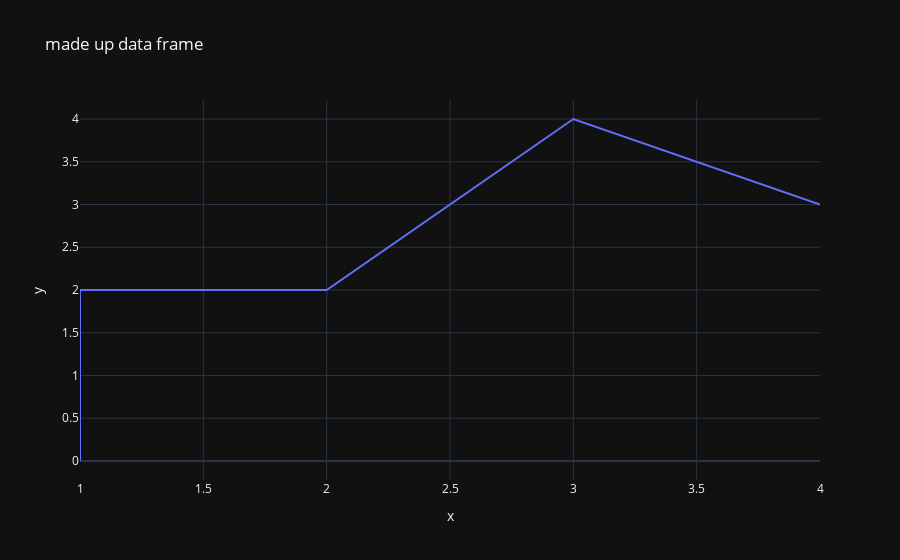

The notebook cell saved with this chart:
### Code cell
df = pd.DataFrame(dict(x = [1, 1, 2, 3, 4], y = [0, 2, 2 ,4, 3]))

fig = px.line(df, x="x", y="y", title="made up data frame")
fig.show()

### Figure 1 — Plotly figure (JSON) as saved in the notebook; plotly's stock layout.template omitted (floating-point values rounded to 4 significant figures)
{"data": [{"hovertemplate": "x=%{x}<br>y=%{y}<extra></extra>", "legendgroup": "", "line": {"color": "#636efa", "dash": "solid"}, "marker": {"symbol": "circle"}, "mode": "lines", "name": "", "orientation": "v", "showlegend": false, "x": [1, 1, 2, 3, 4], "xaxis": "x", "y": [0, 2, 2, 4, 3], "yaxis": "y", "type": "scatter"}], "layout": {"xaxis": {"anchor": "y", "domain": [0.0, 1.0], "title": {"text": "x"}}, "yaxis": {"anchor": "x", "domain": [0.0, 1.0], "title": {"text": "y"}}, "legend": {"tracegroupgap": 0}, "title": {"text": "made up data frame"}}}
